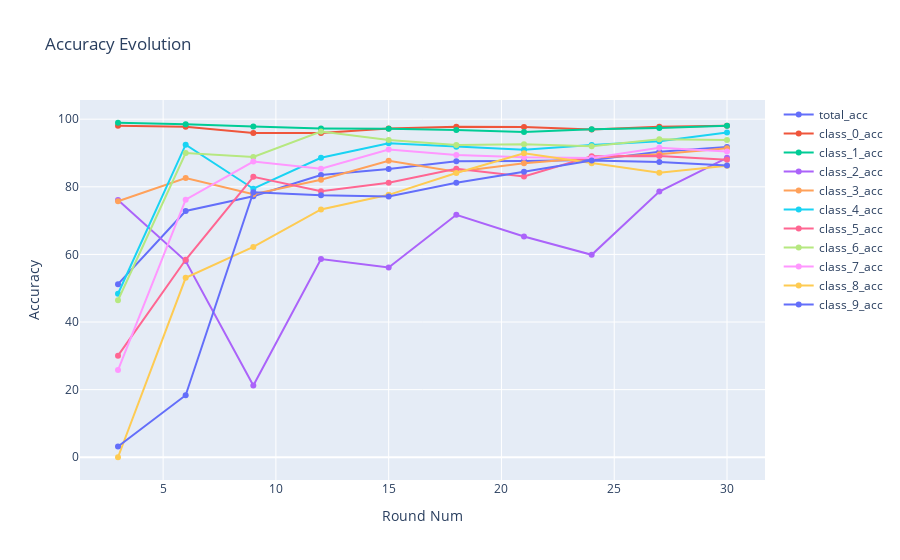

Notebook code for this chart:
### Markdown cell above
### A. Comparing All accuracies

### Code cell
# Create traces
fig = go.Figure()
fig.add_trace(go.Scatter(x=data_df['round_num'], y=data_df['total_acc'],
                    mode='lines+markers',
                    name='total_acc'))
for i in range(10):
    class_name = f'class_{i}_acc'
    fig.add_trace(go.Scatter(x=data_df['round_num'], y=data_df[class_name],
                        mode='lines+markers',
                        name=class_name))

fig.update_layout(title='Accuracy Evolution',
                   xaxis_title='Round Num',
                   yaxis_title='Accuracy')
fig.show()

### Figure 1 — Plotly figure (JSON) as saved in the notebook; plotly's stock layout.template omitted (floating-point values rounded to 4 significant figures)
{"data": [{"mode": "lines+markers", "name": "total_acc", "type": "scatter", "x": [3, 6, 9, 12, 15, 18, 21, 24, 27, 30], "y": [51.19, 72.85, 77.22, 83.46, 85.26, 87.55, 87.62, 87.89, 90.35, 91.79]}, {"mode": "lines+markers", "name": "class_0_acc", "type": "scatter", "x": [3, 6, 9, 12, 15, 18, 21, 24, 27, 30], "y": [98.06, 97.76, 95.92, 95.92, 97.24, 97.76, 97.65, 96.94, 97.76, 98.06]}, {"mode": "lines+markers", "name": "class_1_acc", "type": "scatter", "x": [3, 6, 9, 12, 15, 18, 21, 24, 27, 30], "y": [98.94, 98.5, 97.8, 97.27, 97.18, 96.83, 96.21, 97.0, 97.36, 98.06]}, {"mode": "lines+markers", "name": "class_2_acc", "type": "scatter", "x": [3, 6, 9, 12, 15, 18, 21, 24, 27, 30], "y": [76.07, 58.04, 21.22, 58.62, 56.1, 71.71, 65.31, 59.88, 78.59, 88.57]}, {"mode": "lines+markers", "name": "class_3_acc", "type": "scatter", "x": [3, 6, 9, 12, 15, 18, 21, 24, 27, 30], "y": [75.74, 82.57, 77.82, 82.08, 87.72, 84.46, 86.93, 88.61, 89.6, 91.39]}, {"mode": "lines+markers", "name": "class_4_acc", "type": "scatter", "x": [3, 6, 9, 12, 15, 18, 21, 24, 27, 30], "y": [48.37, 92.46, 79.43, 88.59, 92.87, 91.85, 90.94, 92.36, 93.48, 96.03]}, {"mode": "lines+markers", "name": "class_5_acc", "type": "scatter", "x": [3, 6, 9, 12, 15, 18, 21, 24, 27, 30], "y": [30.04, 58.41, 82.96, 78.7, 81.17, 85.31, 83.07, 89.01, 89.13, 88.0]}, {"mode": "lines+markers", "name": "class_6_acc", "type": "scatter", "x": [3, 6, 9, 12, 15, 18, 21, 24, 27, 30], "y": [46.45, 89.98, 88.83, 96.35, 93.84, 92.38, 92.59, 91.96, 94.05, 93.84]}, {"mode": "lines+markers", "name": "class_7_acc", "type": "scatter", "x": [3, 6, 9, 12, 15, 18, 21, 24, 27, 30], "y": [25.78, 76.17, 87.45, 85.31, 91.05, 89.4, 88.72, 88.52, 91.54, 90.47]}, {"mode": "lines+markers", "name": "class_8_acc", "type": "scatter", "x": [3, 6, 9, 12, 15, 18, 21, 24, 27, 30], "y": [0, 53.08, 62.22, 73.31, 77.62, 84.09, 89.94, 86.96, 84.19, 86.24]}, {"mode": "lines+markers", "name": "class_9_acc", "type": "scatter", "x": [3, 6, 9, 12, 15, 18, 21, 24, 27, 30], "y": [3.171, 18.33, 78.39, 77.5, 77.11, 81.17, 84.44, 87.81, 87.31, 86.32]}], "layout": {"title": {"text": "Accuracy Evolution"}, "xaxis": {"title": {"text": "Round Num"}}, "yaxis": {"title": {"text": "Accuracy"}}}}
